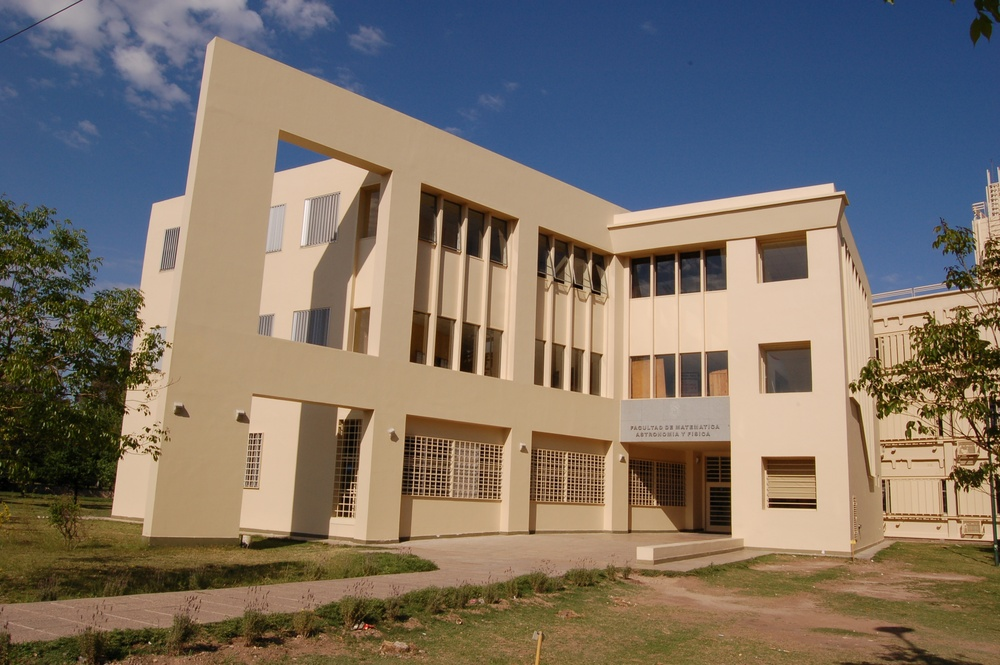
#> input picture codigos-teorico/svd/foto_famaf.jpg, 1000 x 665 px, shrunk from 3008 x 2000 before the run, found by its file name
$ python animate_svd.py
#> lines starting #> are read from the running program, lines starting #| are printed output that depends on the picture
from matplotlib.animation import ArtistAnimation
from matplotlib.image import imread
import matplotlib.pyplot as plt
import numpy as np
from PIL import Image

def rgb2gray(rgb):
    return np.dot(rgb[...,:3], [0.2989, 0.5870, 0.1140])

def save_grayscale(I):
    I8 = (((I - I.min()) / (I.max() - I.min())) * 255.9).astype(np.uint8)
    img = Image.fromarray(I8)
    img.save("original_grayscale.png")

def read_image_and_compute_svd(path):
    # leer imagen
#> called with path = 'svd/foto_famaf.jpg'
    image = imread(path)
#> image is the input picture: shape (665, 1000, 3); mean R, G, B 124.6, 114.3, 103.5
    if image.shape[0] > 1000 and image.shape[1] > 500:
        image = image[::2, ::2]
    # transformar a escala de grises
    image = rgb2gray(image)
#> in rgb2gray, `return np.dot(rgb[...,:3], [0.2989, 0.5870, 0.1140])`:
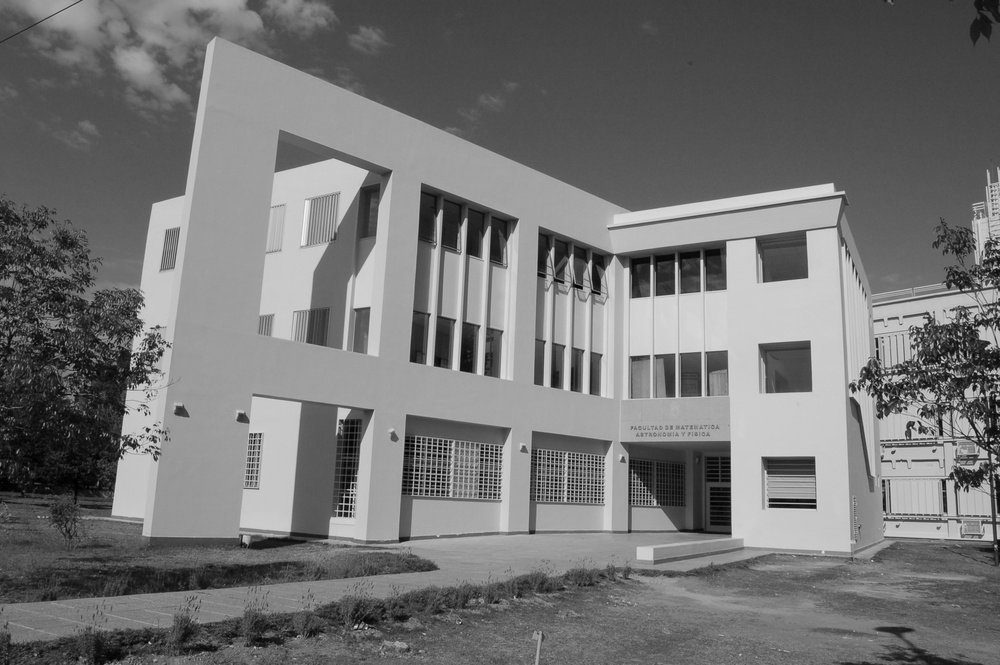
#> returned value: shape (665, 1000) float64; min 0, max 248.7, mean 116.1
    save_grayscale(image)

    U, sigma, V = np.linalg.svd(image, )
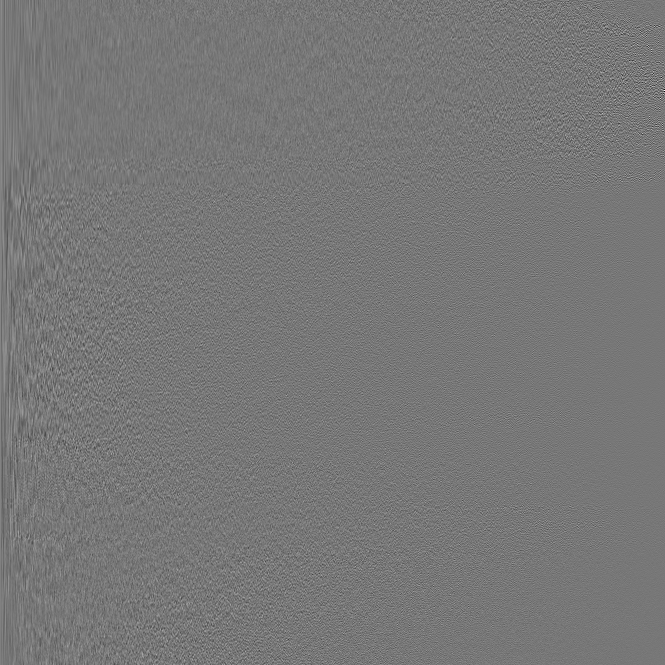
#> U: shape (665, 665) float64; min -0.445, max 0.503, mean 6.65e-05; drawn with min black and max white
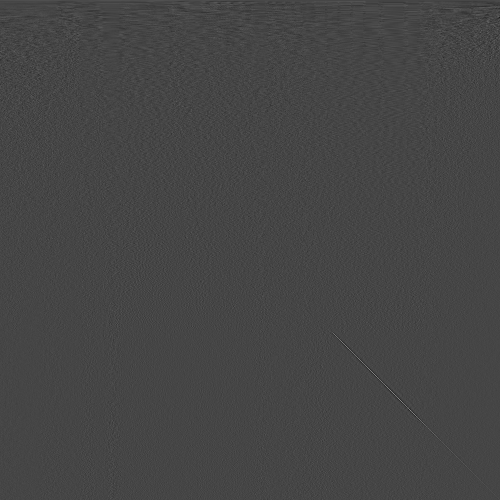
#> V: shape (1000, 1000) float64 (shown at 1/2 size); min -0.277, max 0.736, mean 2.95e-05; drawn with min black and max white
#> sigma = 665 values, max 98289.1 at index 0, min 7.4 at index 664, mean 632.8
    # Create list of images with increasing number of singular values
    return U, sigma, V

def animate_svd_approximation(U, sigma, V):
    possible_ks = [1, 5, 10, 15, 20, 40, 60, 100, 150, 200, 250, 300]

    fig = plt.figure(figsize=(8,8))
    plt.axis('off')
    ims = []
    middle = V.shape[1] / 3

    for r in possible_ks:
        if r > sigma.size:
            break
        reconstructed = (U[:, :r] * sigma[:r]) @ V[:r, :]
        im = plt.imshow(reconstructed, cmap='gray', animated=True)
        txt = plt.text(middle, 1.1, f"Aproximación de orden K = {r}")
        ims.append([im, txt])

    ani = ArtistAnimation(fig, ims, interval=1000, blit=True, repeat_delay=1000)

    # Save animation
    ani.save('svd_reconstruction.gif', writer='pillow')
    plt.close()

U, sigma, V = read_image_and_compute_svd("svd/foto_famaf.jpg")
animate_svd_approximation(U, sigma, V)
#> the loop in animate_svd_approximation, `for r in possible_ks:` made 12 passes
#> pass 1, in animate_svd_approximation, `reconstructed = (U[:, :r] * sigma[:r]) @ V[:r, :]`:
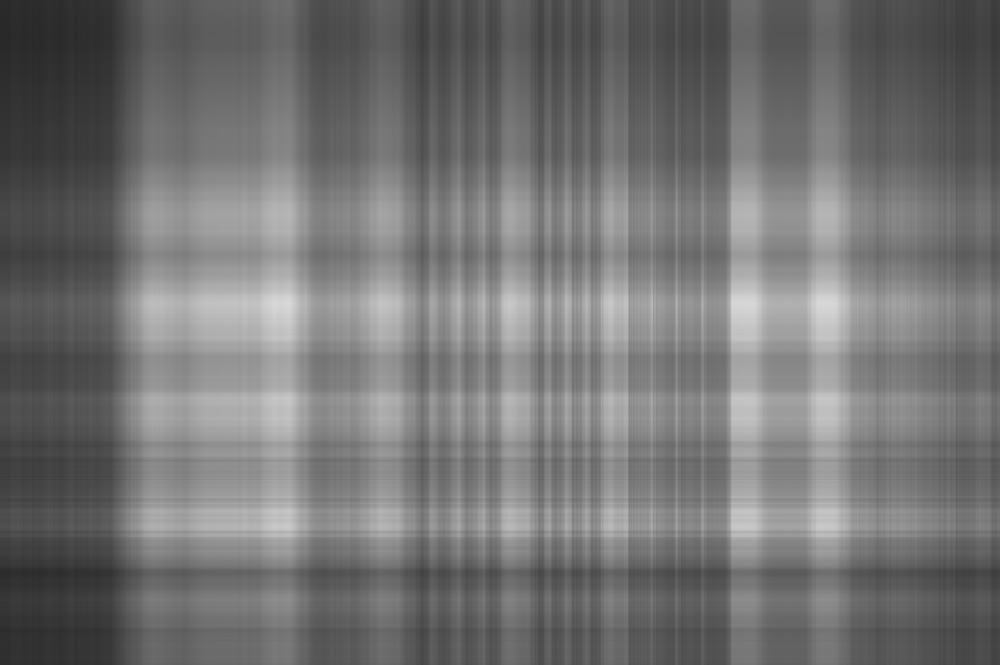
#> reconstructed: shape (665, 1000) float64; min 40.41, max 216.4, mean 115.8
#> after the loop in animate_svd_approximation, `for r in possible_ks:`: ims = 12 items
#> in animate_svd_approximation, `ani.save('svd_reconstruction.gif', writer='pillow')`:
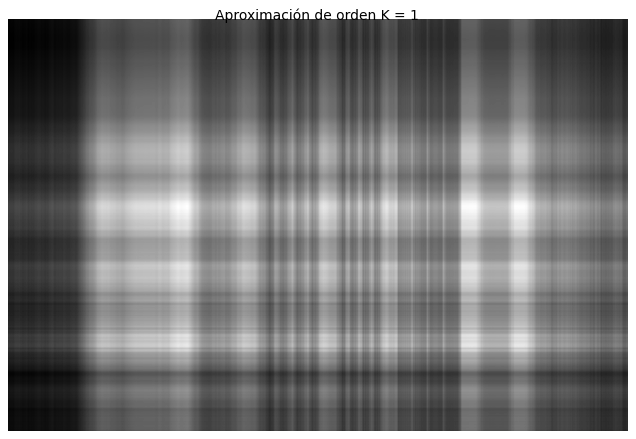
#> figure drawn by matplotlib, 1 panel
#> in animate_svd_approximation, `ani.save('svd_reconstruction.gif', writer='pillow')`:
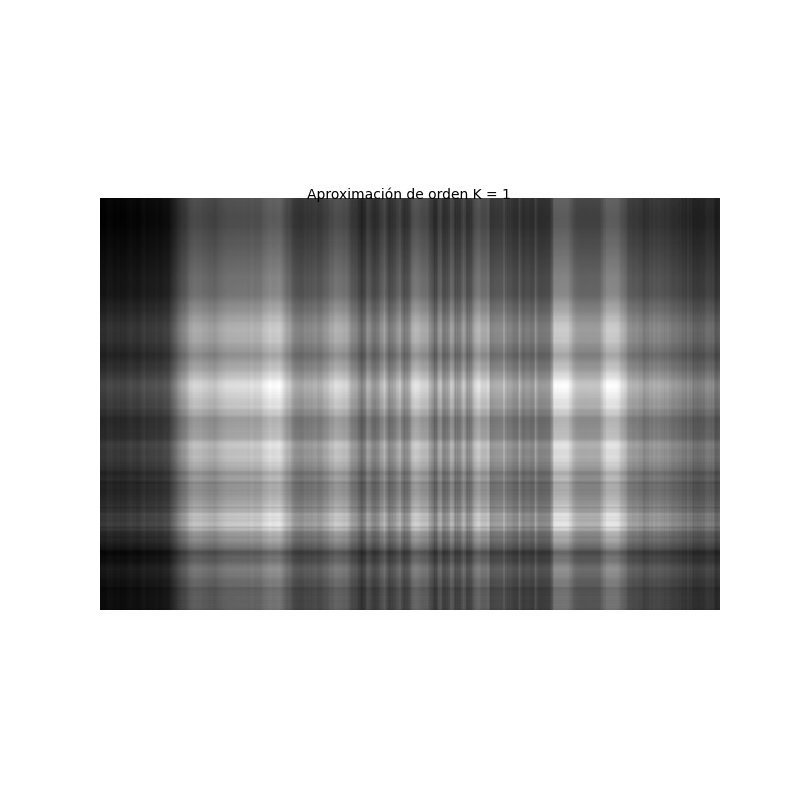
#> saved as svd_reconstruction.gif: PIL image 800x800 RGBA; mean R, G, B, A 196.6, 196.6, 196.6, 255
#> in animate_svd_approximation, `plt.close()`:
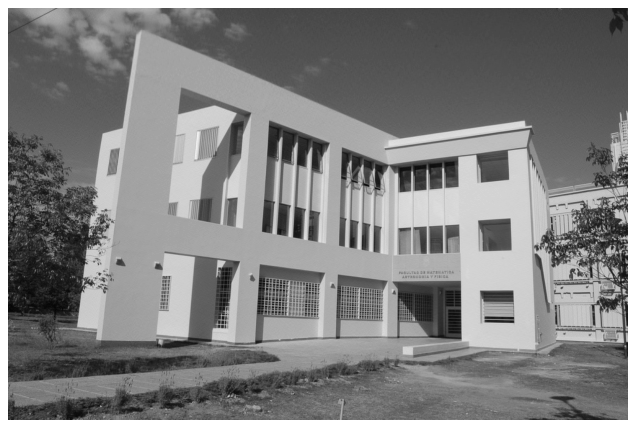
#> figure drawn by matplotlib, 1 panel
